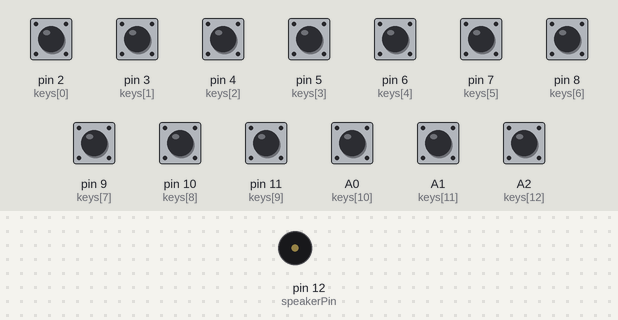
The sketch below on a simulated Teensy 4. Parts: buzzer (waves = sounding). Inputs (shaded band) come from the test bench; at power-on: A0 (keys[10]), A1 (keys[11]), A2 (keys[12]), pin 2 (keys[0]), pin 3 (keys[1]), pin 4 (keys[2]), pin 5 (keys[3]), pin 6 (keys[4]), pin 7 (keys[5]), pin 8 (keys[6]), pin 9 (keys[7]), pin 10 (keys[8]), pin 11 (keys[9]) HIGH.

Above: at 1.2 s.
1.3 s: pin 2 (keys[0]) pulled LOW for 0.15 s
At 1.42 s:
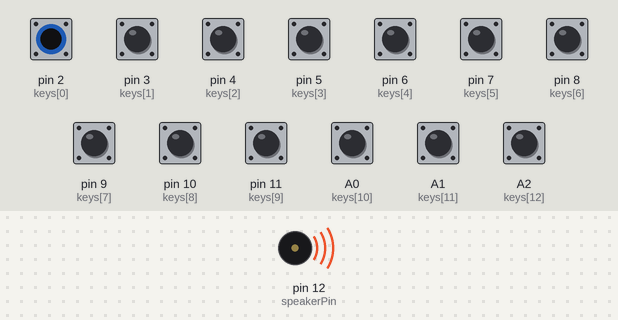
Timing chart, 0 to 4.3 s (numbered marks = the images above; inputs shaded):
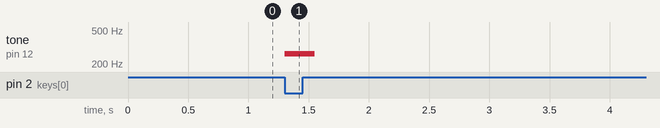

Measured:
- after the input at 1.3 s, tone on pin 12 (speakerPin): silent → 262 Hz at once, → silent 0.25 s later

The sketch:

main.ino
```cpp
#include <Arduino.h>

#include "timer.hpp"

// ピアノのキーに対応するピン
const int keys[] = {
    2,   // ピン2: ド
    3,   // ピン3: ド# (黒鍵盤)
    4,   // ピン4: レ
    5,   // ピン5: レ# (黒鍵盤)
    6,   // ピン6: ミ
    7,   // ピン7: ファ
    8,   // ピン8: ファ# (黒鍵盤)
    9,   // ピン9: ソ
    10,  // ピン10: ソ# (黒鍵盤)
    11,  // ピン11: ラ
    A0,  // ピン12: ラ# (黒鍵盤)
    A1,  // ピンA0: シ
    A2   // ピンA1: ド
};

// ピアノのキーに対応する周波数
const int frequencies[] = {
    262,  // ド
    277,  // ド# (黒鍵盤)
    294,  // レ
    311,  // レ# (黒鍵盤)
    330,  // ミ
    349,  // ファ
    370,  // ファ# (黒鍵盤)
    392,  // ソ
    415,  // ソ# (黒鍵盤)
    440,  // ラ
    466,  // ラ# (黒鍵盤)
    494,  // シ
    523   // ド
};

int speakerPin = 12;        // スピーカーのピン
IntervalTimer timeUp(100);  // 100msのタイマーを設定

// セットアップ関数　初期化時に一度だけ実行される
void setup() {
  // スピーカーのピンを出力に設定
  pinMode(speakerPin, OUTPUT);

  // keysに登録したピンを入力に順番に設定
  for (int i = 0; i < 13; i++) {
    pinMode(keys[i], INPUT_PULLUP);
  }
}

// ループ関数　初期化後に繰り返し実行される
void loop() {
  // 順番にキーをチェックして、押されていたら音を鳴らす
  for (int i = 0; i < 13; i++) {
    if (digitalRead(keys[i]) == LOW) {   // キーが押されているかチェック
      tone(speakerPin, frequencies[i]);  // キーと一致した音を鳴らす
      timeUp.init();                     // タイマー初期化
    }
    if (timeUp.isWait()) {  // 100msタイマー経過確認
      noTone(speakerPin);   // 音を止める
    }
  }
}
```

timer.cpp
```cpp
/**
 *
 *	@file		timer.cpp
 *
 *	@brief		タイマー処理
 *
 *	@date		create : 2023/12/25
 *
 */
#include "timer.hpp"

#include <Arduino.h>
/*==========================================================================================
    外部関数定義
==========================================================================================*/

/*==========================================================================================
    内部定数定義
==========================================================================================*/

/*==========================================================================================
    内部関数定義
==========================================================================================*/
/*==========================================================================================
    外部変数定義
==========================================================================================*/
/*==========================================================================================
    内部変数定義
==========================================================================================*/
/**
 *	@var		ssPins
 *	@brief		RFIDチャンネル
 */

/**
 *	@var		mfrc522
 *	@brief		各チャンネルインスタンス
 */

/*==========================================================================================
    関数
==========================================================================================*/

/**
 *	@brief		インタラクタ
 *	@param		t:設定時間
 *	@retval		なし
 */
IntervalTimer::IntervalTimer(unsigned long t) { setTime(t); }

/**
 *	@brief		時間経過確認
 *	@param		なし
 *	@retval		0：時間未経過　1：時間経過
 */
int IntervalTimer::isWait(void) {
  if ((millis() - backTime) > waitTime) {
    backTime = millis();
    return 1;
  }
  return 0;
}

/**
 *	@brief		時間設定
 *	@param		t:設定時間
 *	@retval		なし
 */
void IntervalTimer::setTime(unsigned long t) {
  waitTime = t;
  backTime = millis();
}

/**
 *	@brief		初期化
 *	@param		t:設定時間
 *	@retval		なし
 */
void IntervalTimer::init(void) { backTime = millis(); }
```

timer.hpp
```cpp
/**
 *
 *	@file		timer.hpp
 *
 *	@brief		ターマー処理
 *
 *	@date		create : 2023/12/25
 *
 */
#ifndef __TIMER_HPP__
#define __TIMER_HPP__
/*==========================================================================================
        定数定義
==========================================================================================*/

/*==========================================================================================
        変数定義
==========================================================================================*/
/**
 * @struct
 * @brief
 */
/**
 * @class 	IntervalTimer
 * @brief	Timer処理
 */
class IntervalTimer {
private:
  unsigned long backTime;  // 前更新時間
  unsigned long waitTime;  // 設定時間

public:
  IntervalTimer(unsigned long);  // インストラクタ
  int isWait(void);              // 時間経過確認
  void setTime(unsigned long);   // データ初期化
  void init(void);               // データ初期化
};
/*==========================================================================================
        関数定義
==========================================================================================*/

#endif
```
